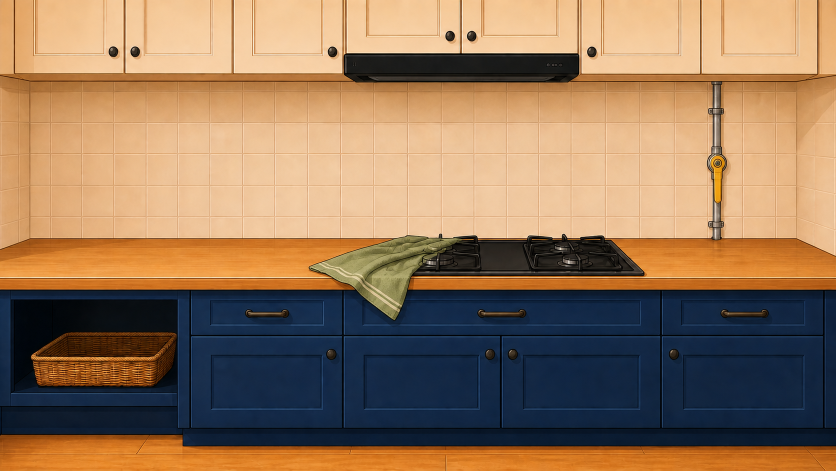
#> input picture webgame-prototype/assets/masters/stove-front-props-preview-v1.png, 1672 x 941 px (shown at 1/2 size)
$ python extract_valve_handle_v2.py
#> lines starting #> are read from the running program, lines starting #| are printed output that depends on the picture; after the words box and inside, x2 and y2 are one past the last pixel; in counts of white or black regions, pixels touching at a corner belong together
"""Preserve approved handle pixels; manual silhouette alpha, no regeneration."""
from pathlib import Path
import json
from PIL import Image, ImageDraw

ROOT = Path(__file__).resolve().parents[3]
ASSETS = ROOT / 'webgame-prototype/assets/masters'
source = Image.open(ASSETS / 'stove-front-props-preview-v1.png').convert('RGBA')
crop = source.crop((1408, 302, 1460, 414))
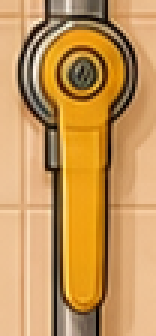
#> crop: PIL image 52x112 RGBA (shown 3 times larger); mean R, G, B, A 196.7, 150.1, 90.1, 255
# Coordinates traced on a 6x nearest-source inspection. Excludes fixed silver body.
outline = [(160,48),(188,51),(217,66),(239,88),(251,117),(254,147),
           (249,174),(237,197),(221,215),(217,240),(215,303),(213,380),
           (210,477),(208,562),(203,588),(191,609),(173,623),(156,625),
           (139,618),(125,603),(117,583),(113,544),(110,449),(108,351),
           (106,268),(105,228),(98,212),(83,194),(73,171),(69,146),
           (72,120),(82,96),(99,75),(122,58),(143,51)]
mask = Image.new('L', (312,672))
#> mask: PIL image 312x672 L; every value is 0
ImageDraw.Draw(mask).polygon(outline, fill=255)
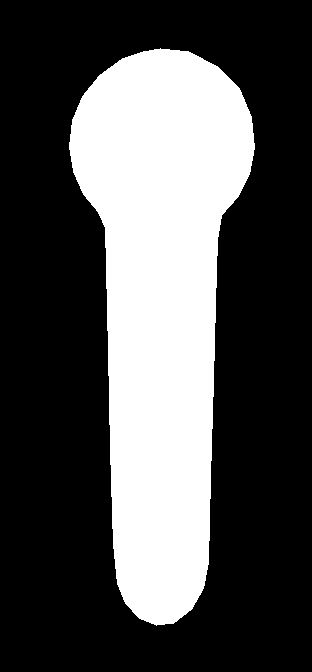
#> mask: PIL image 312x672 L; 31.8% white; 1 white region, box (x1, y1, x2, y2) and area: (69, 48, 255, 626) 66570
crop.putalpha(mask.resize(crop.size, Image.Resampling.LANCZOS))
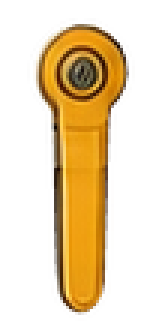
#> crop: PIL image 52x112 RGBA (shown 3 times larger); mean R, G, B, A 196.7, 150.1, 90.1, 81; transparent parts drawn white
# Square transparent canvas: exact centered pivot makes quarter-turn rotation stable.
sprite = Image.new('RGBA', (224,224))
#> sprite: PIL image 224x224 RGBA; every value is 0
sprite.alpha_composite(crop, (85,88))
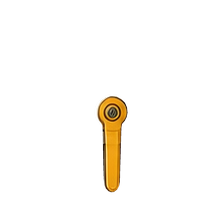
#> sprite: PIL image 224x224 RGBA; mean R, G, B, A 8, 5.6, 1.7, 9.4; transparent parts drawn white
sprite.save(ASSETS / 'prop-valve-handle-alpha-v2.png')
scene = Image.open(ROOT / 'production/game/qa/stove-towel-placement-preview-v1.png').convert('RGBA')
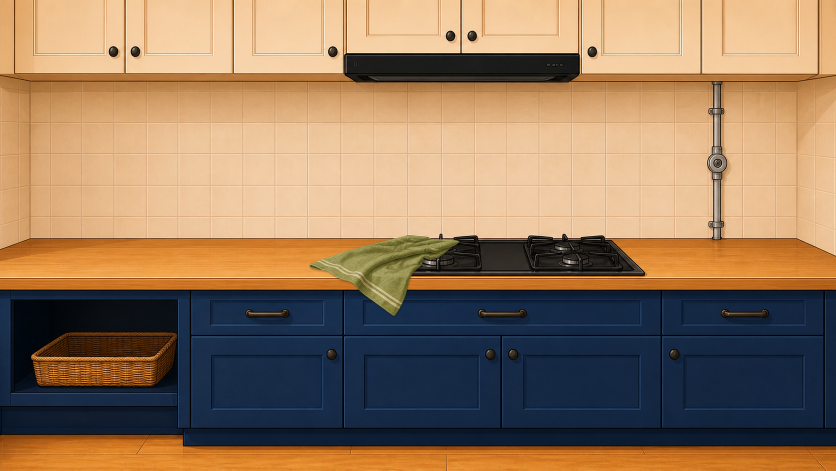
#> input picture production/game/qa/stove-towel-placement-preview-v1.png, 1672 x 941 px (shown at 1/2 size)
for name, angle in [('vertical',0),('horizontal',-90)]:
    placed = scene.copy()
    placed.alpha_composite(sprite.rotate(angle), (1435-112,326-112))
    placed.convert('RGB').save(ROOT / f'production/game/qa/stove-valve-{name}-preview-v2.png')
    placed.crop((1360,270,1540,450)).resize((720,720),Image.Resampling.NEAREST).save(ROOT / f'production/game/qa/valve-{name}-detail-v2.png')
#> this loop made 2 passes
#> pass 1, `placed.crop((1360,270,1540,450)).resize((720,720),Image.Resampling.NEA..`:
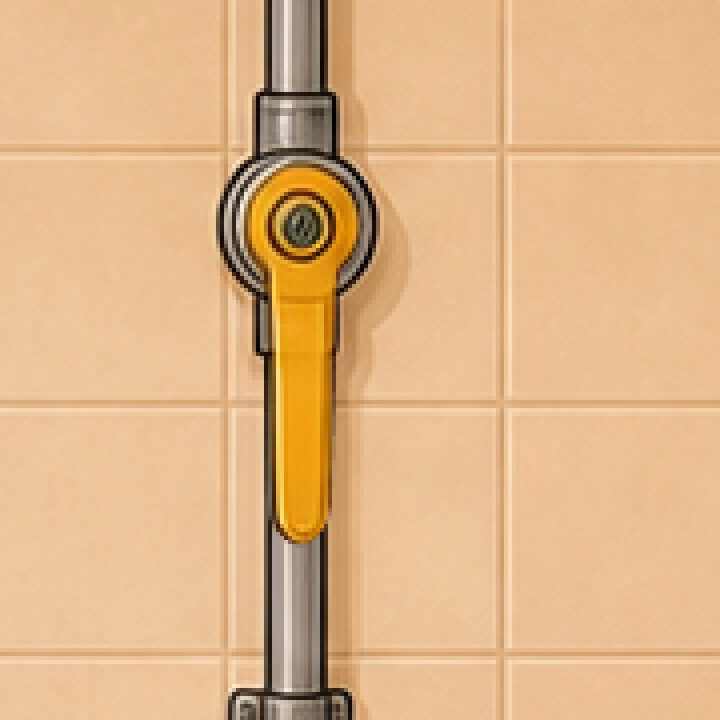
#> saved as valve-vertical-detail-v2.png: PIL image 720x720 RGBA; mean R, G, B, A 224.3, 182.2, 136.4, 255
#> pass 2, `placed.crop((1360,270,1540,450)).resize((720,720),Image.Resampling.NEA..`:
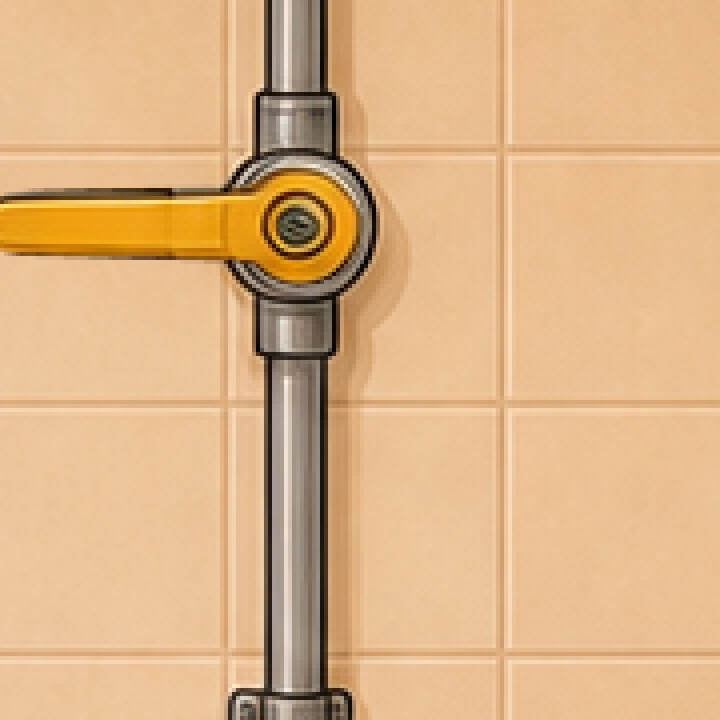
#> saved as valve-horizontal-detail-v2.png: PIL image 720x720 RGBA; mean R, G, B, A 221.4, 180.2, 135.4, 255
print(json.dumps({'canvas':[224,224],'pivot':[112,112],'scene_pivot':[1435,326],
                  'method':'source pixels + hand-traced alpha','runtime_changed':False}))
